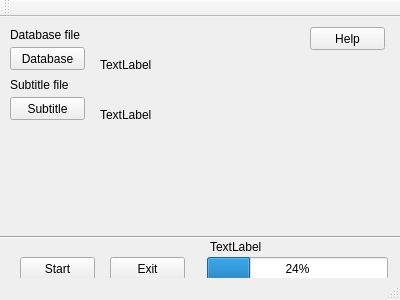
<?xml version="1.0" encoding="UTF-8"?>
<ui version="4.0">
 <class>MainWindow</class>
 <widget class="QMainWindow" name="MainWindow">
  <property name="geometry">
   <rect>
    <x>0</x>
    <y>0</y>
    <width>400</width>
    <height>300</height>
   </rect>
  </property>
  <property name="windowTitle">
   <string>MainWindow</string>
  </property>
  <widget class="QWidget" name="centralWidget">
   <widget class="QPushButton" name="databaza">
    <property name="geometry">
     <rect>
      <x>10</x>
      <y>30</y>
      <width>75</width>
      <height>23</height>
     </rect>
    </property>
    <property name="text">
     <string>Database</string>
    </property>
   </widget>
   <widget class="QPushButton" name="titulky">
    <property name="geometry">
     <rect>
      <x>10</x>
      <y>80</y>
      <width>75</width>
      <height>23</height>
     </rect>
    </property>
    <property name="text">
     <string>Subtitle</string>
    </property>
   </widget>
   <widget class="QPushButton" name="start">
    <property name="geometry">
     <rect>
      <x>20</x>
      <y>240</y>
      <width>75</width>
      <height>23</height>
     </rect>
    </property>
    <property name="text">
     <string>Start</string>
    </property>
   </widget>
   <widget class="QPushButton" name="exit">
    <property name="geometry">
     <rect>
      <x>110</x>
      <y>240</y>
      <width>75</width>
      <height>23</height>
     </rect>
    </property>
    <property name="text">
     <string>Exit</string>
    </property>
   </widget>
   <widget class="QLabel" name="d_status">
    <property name="geometry">
     <rect>
      <x>100</x>
      <y>40</y>
      <width>171</width>
      <height>16</height>
     </rect>
    </property>
    <property name="text">
     <string>TextLabel</string>
    </property>
   </widget>
   <widget class="QLabel" name="s_status">
    <property name="geometry">
     <rect>
      <x>100</x>
      <y>90</y>
      <width>171</width>
      <height>16</height>
     </rect>
    </property>
    <property name="text">
     <string>TextLabel</string>
    </property>
   </widget>
   <widget class="QProgressBar" name="convertor_status">
    <property name="geometry">
     <rect>
      <x>207</x>
      <y>240</y>
      <width>181</width>
      <height>23</height>
     </rect>
    </property>
    <property name="value">
     <number>24</number>
    </property>
   </widget>
   <widget class="QLabel" name="process_status">
    <property name="geometry">
     <rect>
      <x>210</x>
      <y>220</y>
      <width>181</width>
      <height>20</height>
     </rect>
    </property>
    <property name="text">
     <string>TextLabel</string>
    </property>
   </widget>
   <widget class="QPushButton" name="pushButton">
    <property name="geometry">
     <rect>
      <x>310</x>
      <y>10</y>
      <width>75</width>
      <height>23</height>
     </rect>
    </property>
    <property name="text">
     <string>Help</string>
    </property>
   </widget>
   <widget class="QLabel" name="label">
    <property name="geometry">
     <rect>
      <x>10</x>
      <y>10</y>
      <width>91</width>
      <height>16</height>
     </rect>
    </property>
    <property name="text">
     <string>Database file</string>
    </property>
   </widget>
   <widget class="QLabel" name="label_2">
    <property name="geometry">
     <rect>
      <x>10</x>
      <y>60</y>
      <width>91</width>
      <height>16</height>
     </rect>
    </property>
    <property name="text">
     <string>Subtitle file</string>
    </property>
   </widget>
   <widget class="Line" name="line_2">
    <property name="geometry">
     <rect>
      <x>0</x>
      <y>210</y>
      <width>401</width>
      <height>20</height>
     </rect>
    </property>
    <property name="orientation">
     <enum>Qt::Horizontal</enum>
    </property>
   </widget>
  </widget>
  <widget class="QToolBar" name="mainToolBar">
   <attribute name="toolBarArea">
    <enum>TopToolBarArea</enum>
   </attribute>
   <attribute name="toolBarBreak">
    <bool>false</bool>
   </attribute>
  </widget>
  <widget class="QStatusBar" name="statusBar"/>
 </widget>
 <layoutdefault spacing="6" margin="11"/>
 <resources/>
 <connections/>
</ui>
